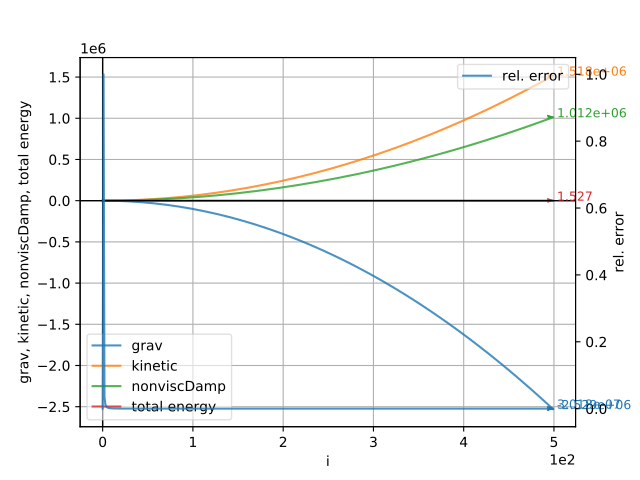

Generate this figure with Python:
import woo, woo.plot, woo.utils
from woo.dem import *
from woo.core import *
S=Scene(fields=[DemField(gravity=(0,0,-10))])
S.dem.par.add(Sphere.make((0,0,0),1));
S.engines=[Leapfrog(damping=.4,reset=True),PyRunner('S.plot.autoData()')]
S.plot.plots={'i=S.step':('**S.energy','total energy=S.energy.total()',None,'rel. error=S.energy.relErr()')}
S.trackEnergy=True
S.run(500,True)
S.plot.legendLoc=('lower left','upper right')
S.plot.plot()
